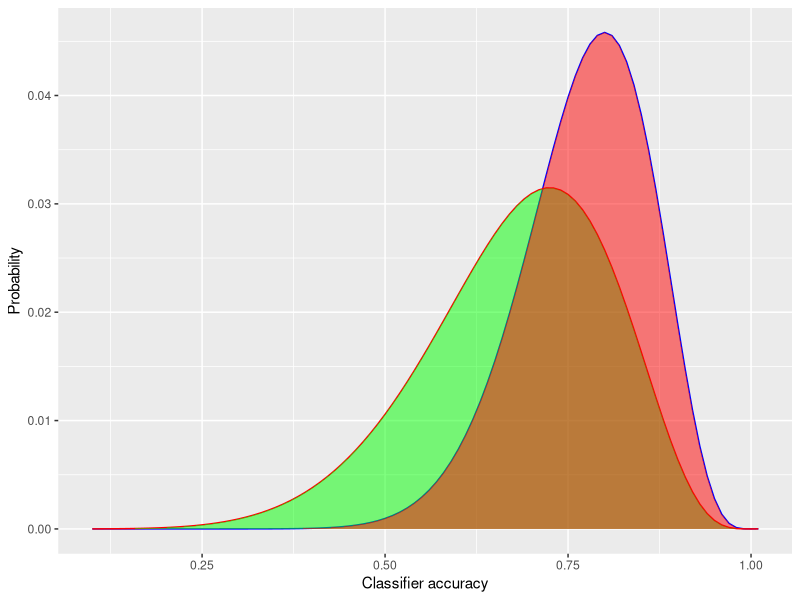

Reproduce this figure in R.
#install.packages("ggplot2")
library(ggplot2)

par(mfrow = c(1,1))
# Accuracy of our classifier from 10% to 100%
accuracy = seq(0.1,1.01,0.01)
# First student:
trials = 20
sucesses = 16

data = choose(trials, sucesses)*accuracy^(sucesses)*(1 - accuracy)^(trials - sucesses)

# Probabilities to classify the test set (5 elements out of 5) with given accuracy:
trials = 5
sucesses = 5
probs = choose(trials, sucesses)*accuracy^(sucesses)*(1 - accuracy)^(trials - sucesses)
probs
# Prob of observing one out of five sets to be classified with given above probabilities 
# for one set to be classified completely
data2 = choose(5, 1)*probs^(1)*(1 - probs)^(4)

y1 = data/sum(data)
y2 = data2/sum(data2)
x = accuracy
mydf = data.frame(x, y1,y2)

p0 = ggplot(mydf, aes(x = x)) +    
  scale_colour_manual(values = c("red", "green")) +
  geom_line(aes(y = y1), colour = 'blue') +
  geom_line(aes(y = y2), colour = 'red') +
  geom_area(aes(y = y2), fill = 'green', alpha=I(.5)) +
  geom_area(aes(y = y1), fill = 'red', alpha=I(.5)) +
  xlab("Classifier accuracy") +
  ylab("Probability")
p0
